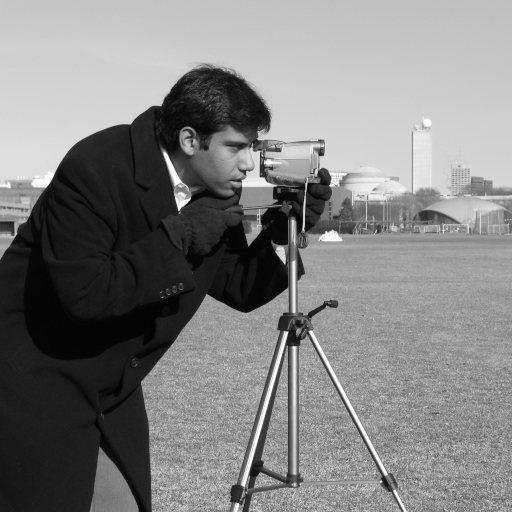
#> input picture skimage.data.camera(), 512 x 512 px
$ python exercise_1.py
#> lines starting #> are read from the running program, lines starting #| are printed output that depends on the picture; after the words box and inside, x2 and y2 are one past the last pixel; in counts of white or black regions, pixels touching at a corner belong together
#!/usr/bin/env python3					###### Should I put this? (to run the program as an executable or sth.)

import numpy as np
import scipy as scp
from matplotlib import pyplot as plt
import skimage as skm  					# image manipulating routines
import os 								# OS interaction routines

test_pic = skm.data.camera()
#> test_pic is the input picture: shape (512, 512); min 0, max 255, mean 129.1
print(test_pic)
#> (printed output is left out)

# set matplotlib as GUI plugin
# I have actually very little understanding of how io.imshow actually works...
#skm.io.use_plugin('matplotlib')
# e.g. even without this specification the program chooses matplot.

# Using distribution independet path names
filename = os.path.join(skm.data_dir, 'data/brain.png')
print(filename)
#brain = skm.io.imread(filename)		##### -> why does this not work?


brain = skm.io.imread('./data/brain.png')
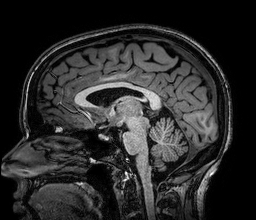
#> input picture sheet1/brain.png, 256 x 220 px, found by its file name
#> brain is the input picture: shape (220, 256); min 0, max 255, mean 42.5
brain_binary = brain >= 100
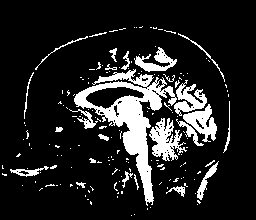
#> brain_binary: shape (220, 256) bool; 14.4% white; 166 white regions (140 under 20 px), largest, box (x1, y1, x2, y2) and area: (74, 69, 177, 206) 3608, (149, 118, 187, 161) 800, (183, 104, 217, 142) 594
skm.io.imshow(brain_binary, cmap='Greys_r')
skm.io.show()							#####  -> to do: plot proer as subplots

gradient = np.linspace(np.zeros(100), np.ones(100), num=255, axis=1)
skm.io.imshow(gradient, cmap='Greys_r')
skm.io.show()							#####  -> to do: plot proer as subplots
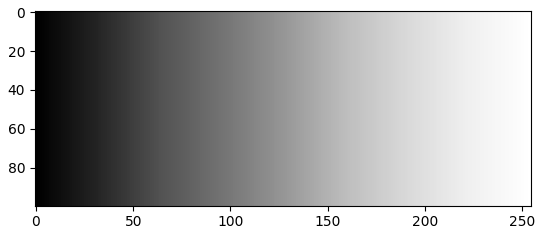
#> figure drawn by matplotlib, 1 panel
